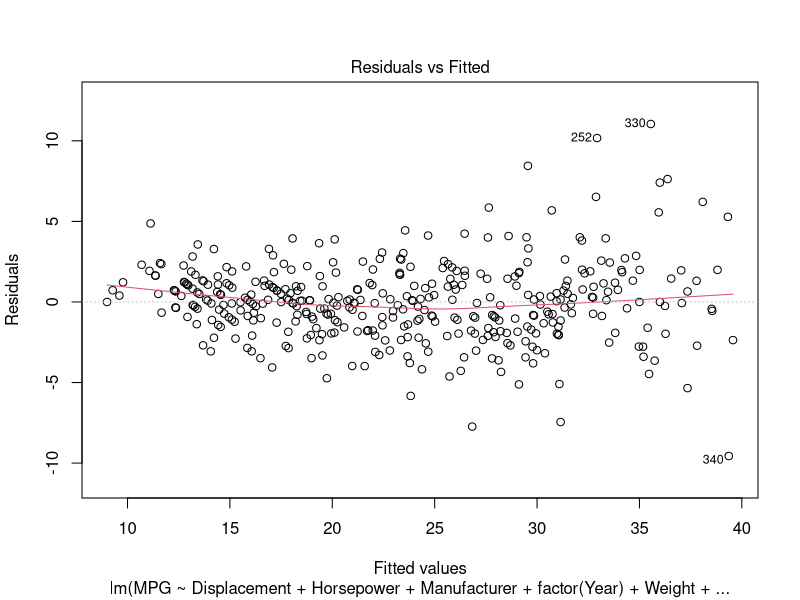
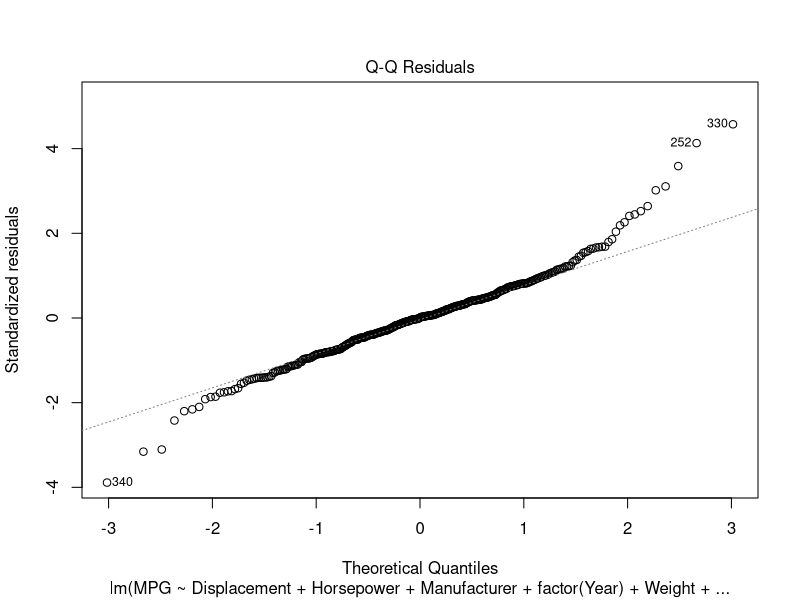
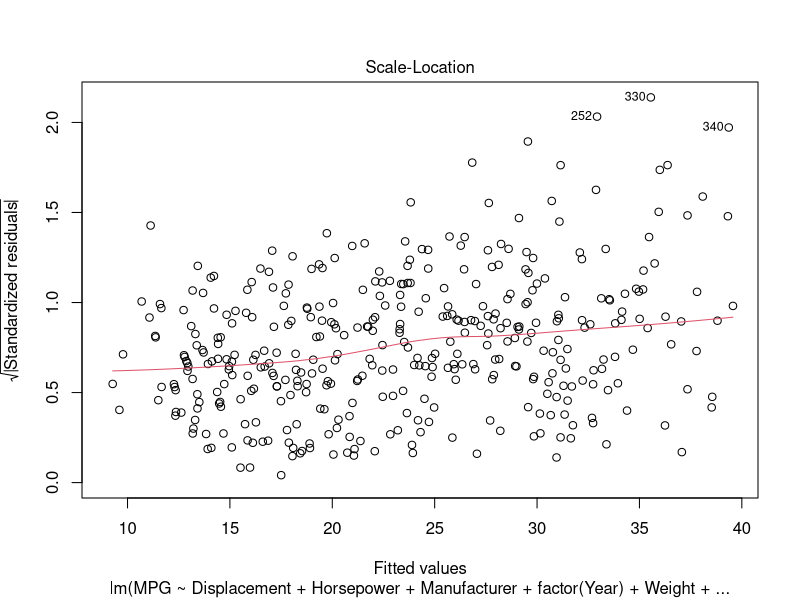
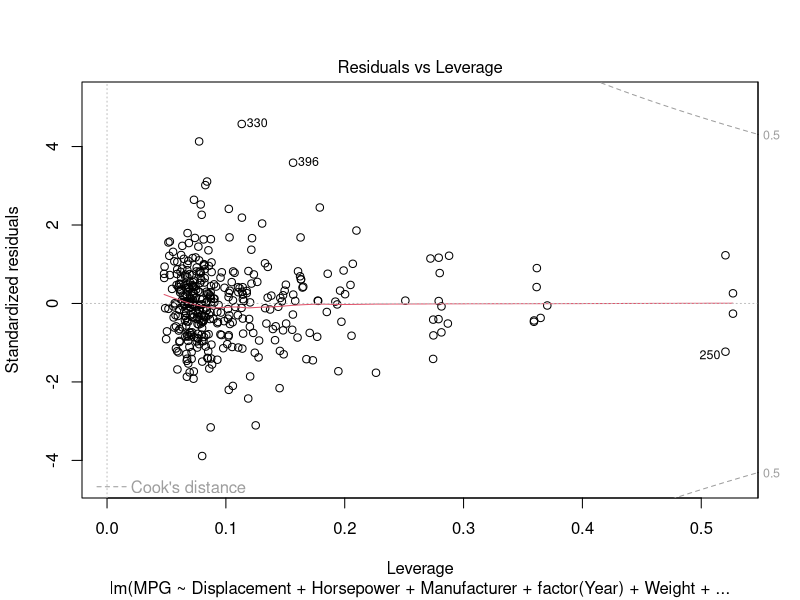
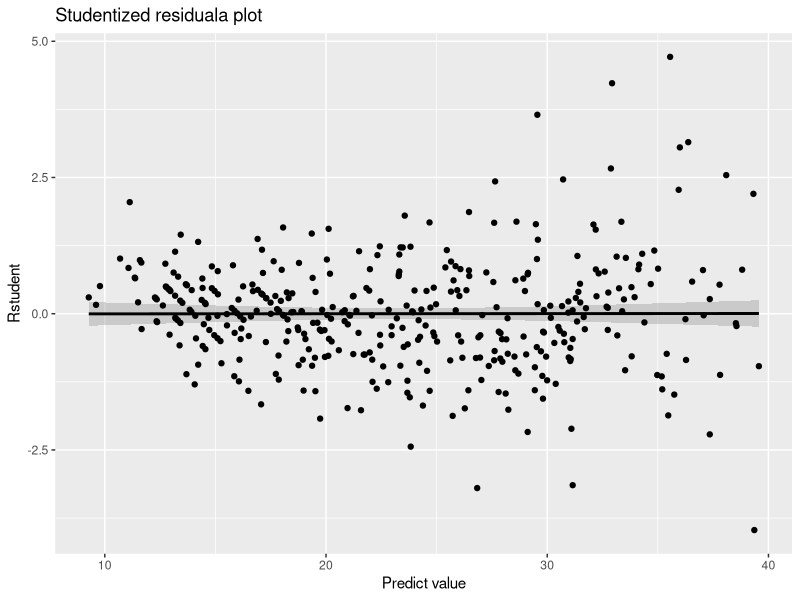

Write R code to recreate these figures, in order.
# import data
data <- read.csv(file="BME 501 Midterm 2021 Dataset P2.csv", header=T)
colnames(data)

# 1
fit <- lm(MPG~Acceleration+Cylinders+Displacement+Horsepower
                    +Manufacturer+Origin+factor(Year)+Weight, data = data )
summary(fit)

step(fit)

fitbest <- lm(MPG~Displacement+Horsepower
                +Manufacturer+factor(Year)+Weight, data = data )
summary(fitbest)

# 2
fit2 <- lm(MPG~Displacement+Horsepower+Manufacturer+factor(Year)
             +Weight+Displacement:Weight, data = data )
summary(fit2)

anova(fitbest,fit2)

# 3
library(MASS)
library(ggplot2)
plot(fit2)
## remove nan rows
stufit2 <- studres(fit2)
prefit2 <- predict(fit2)
rena <- data.frame(stufit2 = stufit2, prefit2 = prefit2)
rena <- na.omit(rena) 

rstu <- ggplot(data = rena, aes(x = rena[,2],y = rena[,1]))+
  geom_smooth(method = 'lm', color="black") +
  geom_point()+
  labs(title="Studentized residuala plot",x="Predict value",
                y="Rstudent")
rstu # studentized residual & prediction domain

# 4
mean(data[,4])
mean(na.omit(data[,5]))
mean(na.omit(data[,9]))
new.wgt <- data.frame(Displacement = c(195,195,195,195),
                      Horsepower = c(105,105,105,105),
                      Manufacturer = factor('ford','ford','ford','ford'),
                      Year = factor('76','76','76','76'),
                      Weight = c(1, 200,2000, 5000))
diff <- predict(fit2,newdata=new.wgt,, interval = "confidence")
diff # prediction